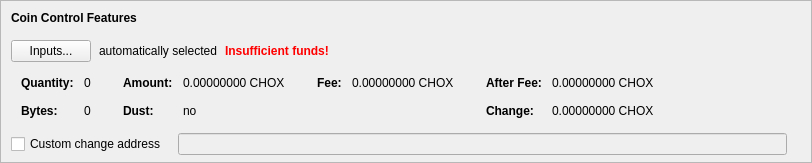
    <widget class="QFrame" name="frameCoinControl">
     <property name="sizePolicy">
      <sizepolicy hsizetype="Expanding" vsizetype="Expanding">
       <horstretch>0</horstretch>
       <verstretch>0</verstretch>
      </sizepolicy>
     </property>
     <property name="maximumSize">
      <size>
       <width>16777215</width>
       <height>16777215</height>
      </size>
     </property>
     <property name="frameShape">
      <enum>QFrame::StyledPanel</enum>
     </property>
     <property name="frameShadow">
      <enum>QFrame::Sunken</enum>
     </property>
     <layout class="QVBoxLayout" name="verticalLayoutCoinControl2">
      <property name="spacing">
       <number>0</number>
      </property>
      <property name="leftMargin">
       <number>0</number>
      </property>
      <property name="topMargin">
       <number>0</number>
      </property>
      <property name="rightMargin">
       <number>0</number>
      </property>
      <property name="bottomMargin">
       <number>6</number>
      </property>
      <item>
       <layout class="QVBoxLayout" name="verticalLayoutCoinControl" stretch="0,0,0,0,1">
        <property name="spacing">
         <number>0</number>
        </property>
        <property name="leftMargin">
         <number>10</number>
        </property>
        <property name="topMargin">
         <number>10</number>
        </property>
        <item>
         <layout class="QHBoxLayout" name="horizontalLayoutCoinControl1">
          <property name="bottomMargin">
           <number>15</number>
          </property>
          <item>
           <widget class="QLabel" name="labelCoinControlFeatures">
            <property name="sizePolicy">
             <sizepolicy hsizetype="Preferred" vsizetype="Maximum">
              <horstretch>0</horstretch>
              <verstretch>0</verstretch>
             </sizepolicy>
            </property>
            <property name="font">
             <font>
              <weight>75</weight>
              <bold>true</bold>
             </font>
            </property>
            <property name="styleSheet">
             <string notr="true">font-weight:bold;</string>
            </property>
            <property name="text">
             <string>Coin Control Features</string>
            </property>
           </widget>
          </item>
         </layout>
        </item>
        <item>
         <layout class="QHBoxLayout" name="horizontalLayoutCoinControl2" stretch="0,0,0,0">
          <property name="spacing">
           <number>8</number>
          </property>
          <property name="bottomMargin">
           <number>10</number>
          </property>
          <item>
           <widget class="QPushButton" name="pushButtonCoinControl">
            <property name="styleSheet">
             <string notr="true"/>
            </property>
            <property name="text">
             <string>Inputs...</string>
            </property>
            <property name="autoDefault">
             <bool>false</bool>
            </property>
           </widget>
          </item>
          <item>
           <widget class="QLabel" name="labelCoinControlAutomaticallySelected">
            <property name="text">
             <string>automatically selected</string>
            </property>
            <property name="margin">
             <number>5</number>
            </property>
           </widget>
          </item>
          <item>
           <widget class="QLabel" name="labelCoinControlInsuffFunds">
            <property name="font">
             <font>
              <weight>75</weight>
              <bold>true</bold>
             </font>
            </property>
            <property name="styleSheet">
             <string notr="true">color:red;font-weight:bold;</string>
            </property>
            <property name="text">
             <string>Insufficient funds!</string>
            </property>
            <property name="margin">
             <number>5</number>
            </property>
           </widget>
          </item>
          <item>
           <spacer name="horizontalSpacerCoinControl">
            <property name="orientation">
             <enum>Qt::Horizontal</enum>
            </property>
            <property name="sizeHint" stdset="0">
             <size>
              <width>40</width>
              <height>1</height>
             </size>
            </property>
           </spacer>
          </item>
         </layout>
        </item>
        <item>
         <widget class="QWidget" name="widgetCoinControl" native="true">
          <property name="sizePolicy">
           <sizepolicy hsizetype="Preferred" vsizetype="Preferred">
            <horstretch>0</horstretch>
            <verstretch>0</verstretch>
           </sizepolicy>
          </property>
          <property name="minimumSize">
           <size>
            <width>0</width>
            <height>0</height>
           </size>
          </property>
          <property name="styleSheet">
           <string notr="true"/>
          </property>
          <layout class="QHBoxLayout" name="horizontalLayoutCoinControl5">
           <property name="leftMargin">
            <number>0</number>
           </property>
           <property name="topMargin">
            <number>0</number>
           </property>
           <property name="rightMargin">
            <number>0</number>
           </property>
           <property name="bottomMargin">
            <number>0</number>
           </property>
           <item>
            <layout class="QHBoxLayout" name="horizontalLayoutCoinControl3" stretch="0,0,0,1">
             <property name="spacing">
              <number>20</number>
             </property>
             <property name="topMargin">
              <number>0</number>
             </property>
             <property name="bottomMargin">
              <number>10</number>
             </property>
             <item>
              <layout class="QFormLayout" name="formLayoutCoinControl1">
               <property name="horizontalSpacing">
                <number>10</number>
               </property>
               <property name="verticalSpacing">
                <number>14</number>
               </property>
               <property name="leftMargin">
                <number>10</number>
               </property>
               <property name="topMargin">
                <number>4</number>
               </property>
               <property name="rightMargin">
                <number>6</number>
               </property>
               <item row="0" column="0">
                <widget class="QLabel" name="labelCoinControlQuantityText">
                 <property name="font">
                  <font>
                   <weight>75</weight>
                   <bold>true</bold>
                  </font>
                 </property>
                 <property name="text">
                  <string>Quantity:</string>
                 </property>
                 <property name="margin">
                  <number>0</number>
                 </property>
                </widget>
               </item>
               <item row="0" column="1">
                <widget class="QLabel" name="labelCoinControlQuantity">
                 <property name="cursor">
                  <cursorShape>IBeamCursor</cursorShape>
                 </property>
                 <property name="contextMenuPolicy">
                  <enum>Qt::ActionsContextMenu</enum>
                 </property>
                 <property name="text">
                  <string notr="true">0</string>
                 </property>
                 <property name="margin">
                  <number>0</number>
                 </property>
                 <property name="textInteractionFlags">
                  <set>Qt::LinksAccessibleByMouse|Qt::TextSelectableByKeyboard|Qt::TextSelectableByMouse</set>
                 </property>
                </widget>
               </item>
               <item row="1" column="0">
                <widget class="QLabel" name="labelCoinControlBytesText">
                 <property name="font">
                  <font>
                   <weight>75</weight>
                   <bold>true</bold>
                  </font>
                 </property>
                 <property name="text">
                  <string>Bytes:</string>
                 </property>
                </widget>
               </item>
               <item row="1" column="1">
                <widget class="QLabel" name="labelCoinControlBytes">
                 <property name="cursor">
                  <cursorShape>IBeamCursor</cursorShape>
                 </property>
                 <property name="contextMenuPolicy">
                  <enum>Qt::ActionsContextMenu</enum>
                 </property>
                 <property name="text">
                  <string notr="true">0</string>
                 </property>
                 <property name="textInteractionFlags">
                  <set>Qt::LinksAccessibleByMouse|Qt::TextSelectableByKeyboard|Qt::TextSelectableByMouse</set>
                 </property>
                </widget>
               </item>
              </layout>
             </item>
             <item>
              <layout class="QFormLayout" name="formLayoutCoinControl2">
               <property name="horizontalSpacing">
                <number>10</number>
               </property>
               <property name="verticalSpacing">
                <number>14</number>
               </property>
               <property name="leftMargin">
                <number>6</number>
               </property>
               <property name="topMargin">
                <number>4</number>
               </property>
               <property name="rightMargin">
                <number>6</number>
               </property>
               <item row="0" column="0">
                <widget class="QLabel" name="labelCoinControlAmountText">
                 <property name="font">
                  <font>
                   <weight>75</weight>
                   <bold>true</bold>
                  </font>
                 </property>
                 <property name="text">
                  <string>Amount:</string>
                 </property>
                 <property name="margin">
                  <number>0</number>
                 </property>
                </widget>
               </item>
               <item row="0" column="1">
                <widget class="QLabel" name="labelCoinControlAmount">
                 <property name="cursor">
                  <cursorShape>IBeamCursor</cursorShape>
                 </property>
                 <property name="contextMenuPolicy">
                  <enum>Qt::ActionsContextMenu</enum>
                 </property>
                 <property name="text">
                  <string notr="true">0.00000000 CHOX</string>
                 </property>
                 <property name="textInteractionFlags">
                  <set>Qt::LinksAccessibleByMouse|Qt::TextSelectableByKeyboard|Qt::TextSelectableByMouse</set>
                 </property>
                </widget>
               </item>
               <item row="1" column="0">
                <widget class="QLabel" name="labelCoinControlLowOutputText">
                 <property name="font">
                  <font>
                   <weight>75</weight>
                   <bold>true</bold>
                  </font>
                 </property>
                 <property name="text">
                  <string>Dust:</string>
                 </property>
                </widget>
               </item>
               <item row="1" column="1">
                <widget class="QLabel" name="labelCoinControlLowOutput">
                 <property name="cursor">
                  <cursorShape>IBeamCursor</cursorShape>
                 </property>
                 <property name="contextMenuPolicy">
                  <enum>Qt::ActionsContextMenu</enum>
                 </property>
                 <property name="text">
                  <string notr="true">no</string>
                 </property>
                 <property name="textInteractionFlags">
                  <set>Qt::LinksAccessibleByMouse|Qt::TextSelectableByKeyboard|Qt::TextSelectableByMouse</set>
                 </property>
                </widget>
               </item>
              </layout>
             </item>
             <item>
              <layout class="QFormLayout" name="formLayoutCoinControl3">
               <property name="horizontalSpacing">
                <number>10</number>
               </property>
               <property name="verticalSpacing">
                <number>14</number>
               </property>
               <property name="leftMargin">
                <number>6</number>
               </property>
               <property name="topMargin">
                <number>4</number>
               </property>
               <property name="rightMargin">
                <number>6</number>
               </property>
               <item row="0" column="0">
                <widget class="QLabel" name="labelCoinControlFeeText">
                 <property name="font">
                  <font>
                   <weight>75</weight>
                   <bold>true</bold>
                  </font>
                 </property>
                 <property name="text">
                  <string>Fee:</string>
                 </property>
                 <property name="margin">
                  <number>0</number>
                 </property>
                </widget>
               </item>
               <item row="0" column="1">
                <widget class="QLabel" name="labelCoinControlFee">
                 <property name="cursor">
                  <cursorShape>IBeamCursor</cursorShape>
                 </property>
                 <property name="contextMenuPolicy">
                  <enum>Qt::ActionsContextMenu</enum>
                 </property>
                 <property name="text">
                  <string notr="true">0.00000000 CHOX</string>
                 </property>
                 <property name="textInteractionFlags">
                  <set>Qt::LinksAccessibleByMouse|Qt::TextSelectableByKeyboard|Qt::TextSelectableByMouse</set>
                 </property>
                </widget>
               </item>
             </layout>
             </item>
             <item>
              <layout class="QFormLayout" name="formLayoutCoinControl4">
               <property name="horizontalSpacing">
                <number>10</number>
               </property>
               <property name="verticalSpacing">
                <number>14</number>
               </property>
               <property name="leftMargin">
                <number>6</number>
               </property>
               <property name="topMargin">
                <number>4</number>
               </property>
               <property name="rightMargin">
                <number>6</number>
               </property>
               <item row="0" column="0">
                <widget class="QLabel" name="labelCoinControlAfterFeeText">
                 <property name="font">
                  <font>
                   <weight>75</weight>
                   <bold>true</bold>
                  </font>
                 </property>
                 <property name="text">
                  <string>After Fee:</string>
                 </property>
                 <property name="margin">
                  <number>0</number>
                 </property>
                </widget>
               </item>
               <item row="0" column="1">
                <widget class="QLabel" name="labelCoinControlAfterFee">
                 <property name="cursor">
                  <cursorShape>IBeamCursor</cursorShape>
                 </property>
                 <property name="contextMenuPolicy">
                  <enum>Qt::ActionsContextMenu</enum>
                 </property>
                 <property name="text">
                  <string notr="true">0.00000000 CHOX</string>
                 </property>
                 <property name="textInteractionFlags">
                  <set>Qt::LinksAccessibleByMouse|Qt::TextSelectableByKeyboard|Qt::TextSelectableByMouse</set>
                 </property>
                </widget>
               </item>
               <item row="1" column="0">
                <widget class="QLabel" name="labelCoinControlChangeText">
                 <property name="font">
                  <font>
                   <weight>75</weight>
                   <bold>true</bold>
                  </font>
                 </property>
                 <property name="text">
                  <string>Change:</string>
                 </property>
                </widget>
               </item>
               <item row="1" column="1">
                <widget class="QLabel" name="labelCoinControlChange">
                 <property name="cursor">
                  <cursorShape>IBeamCursor</cursorShape>
                 </property>
                 <property name="contextMenuPolicy">
                  <enum>Qt::ActionsContextMenu</enum>
                 </property>
                 <property name="text">
                  <string notr="true">0.00000000 CHOX</string>
                 </property>
                 <property name="textInteractionFlags">
                  <set>Qt::LinksAccessibleByMouse|Qt::TextSelectableByKeyboard|Qt::TextSelectableByMouse</set>
                 </property>
                </widget>
               </item>
              </layout>
             </item>
            </layout>
           </item>
          </layout>
         </widget>
        </item>
        <item>
         <layout class="QHBoxLayout" name="horizontalLayoutCoinControl4" stretch="0,0,0">
          <property name="spacing">
           <number>12</number>
          </property>
          <property name="sizeConstraint">
           <enum>QLayout::SetDefaultConstraint</enum>
          </property>
          <property name="topMargin">
           <number>5</number>
          </property>
          <property name="rightMargin">
           <number>5</number>
          </property>
          <item>
           <widget class="QCheckBox" name="checkBoxCoinControlChange">
            <property name="toolTip">
             <string>If this is activated, but the change address is empty or invalid, change will be sent to a newly generated address.</string>
            </property>
            <property name="text">
             <string>Custom change address</string>
            </property>
           </widget>
          </item>
          <item>
           <widget class="QValidatedLineEdit" name="lineEditCoinControlChange">
            <property name="enabled">
             <bool>false</bool>
            </property>
            <property name="sizePolicy">
             <sizepolicy hsizetype="Expanding" vsizetype="Fixed">
              <horstretch>0</horstretch>
              <verstretch>0</verstretch>
             </sizepolicy>
            </property>
           </widget>
          </item>
          <item>
           <widget class="QLabel" name="labelCoinControlChangeLabel">
            <property name="sizePolicy">
             <sizepolicy hsizetype="Preferred" vsizetype="Expanding">
              <horstretch>0</horstretch>
              <verstretch>0</verstretch>
             </sizepolicy>
            </property>
            <property name="minimumSize">
             <size>
              <width>0</width>
              <height>0</height>
             </size>
            </property>
            <property name="text">
             <string/>
            </property>
            <property name="margin">
             <number>3</number>
            </property>
           </widget>
          </item>
         </layout>
        </item>
        <item>
         <spacer name="verticalSpacerCoinControl">
          <property name="orientation">
           <enum>Qt::Vertical</enum>
          </property>
          <property name="sizeHint" stdset="0">
           <size>
            <width>800</width>
            <height>1</height>
           </size>
          </property>
         </spacer>
        </item>
       </layout>
      </item>
     </layout>
    </widget>
